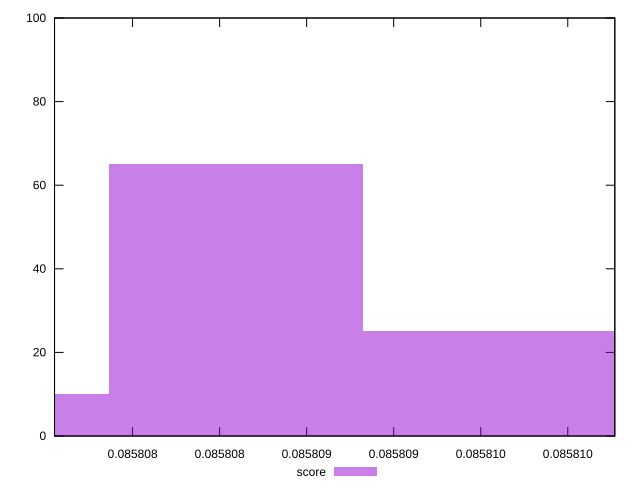

This chart was generated by the following gnuplot code:
reset
set terminal svg size 640, 490 enhanced background rgb 'white'
set output "report_00007_2020-12-11T15:55:29.892Z/total-byte-weight/samples/pages+cached+noexternal+nocss/score/histogram.svg"

$score <<EOF
0.08580859298506253 65
0.08580713186612464 10
0.08581005410400044 25
EOF

set key outside below
set boxwidth 0.0000014611189379012147
set yrange [0:100]
set style fill transparent solid 0.5 noborder

plot \
  $score title "score" with boxes, \


reset
